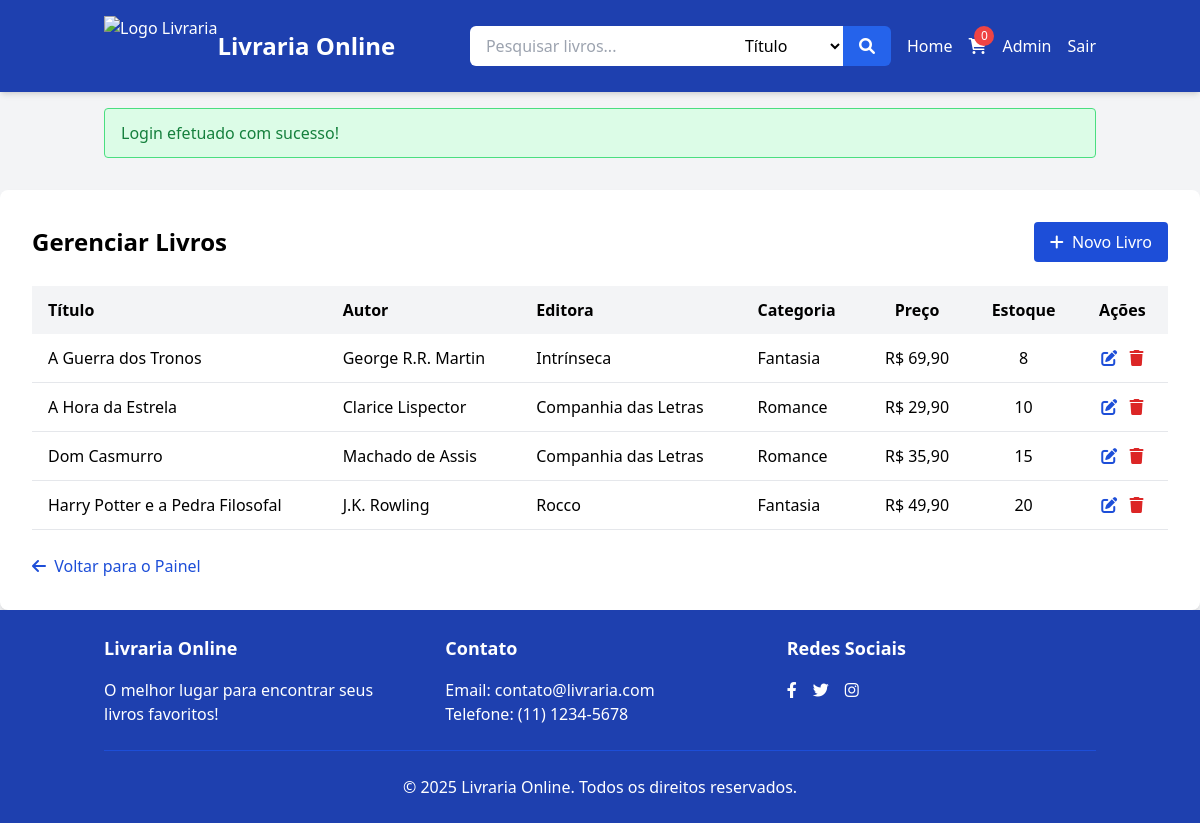
Screenshot of /Notes/Livraria/admin/livros.php (signed in) with the database file from the repository.
### tables this page shows
CREATE TABLE IF NOT EXISTS livros (
    id INT AUTO_INCREMENT PRIMARY KEY,
    titulo VARCHAR(150) NOT NULL,
    id_autor INT,
    id_editora INT,
    id_categoria INT,
    preco DECIMAL(10,2) NOT NULL,
    quantidade_estoque INT DEFAULT 0,
    ano_publicacao INT,
    isbn VARCHAR(20),
    descricao TEXT,
    imagem VARCHAR(255),
    data_cadastro TIMESTAMP DEFAULT CURRENT_TIMESTAMP,
    FOREIGN KEY (id_autor) REFERENCES autores(id),
    FOREIGN KEY (id_editora) REFERENCES editoras(id),
    FOREIGN KEY (id_categoria) REFERENCES categorias(id)
);

CREATE TABLE IF NOT EXISTS autores (
    id INT AUTO_INCREMENT PRIMARY KEY,
    nome VARCHAR(100) NOT NULL,
    biografia TEXT,
    data_cadastro TIMESTAMP DEFAULT CURRENT_TIMESTAMP
);

CREATE TABLE IF NOT EXISTS editoras (
    id INT AUTO_INCREMENT PRIMARY KEY,
    nome VARCHAR(100) NOT NULL,
    descricao TEXT,
    data_cadastro TIMESTAMP DEFAULT CURRENT_TIMESTAMP
);

CREATE TABLE IF NOT EXISTS categorias (
    id INT AUTO_INCREMENT PRIMARY KEY,
    nome VARCHAR(50) NOT NULL,
    descricao TEXT,
    data_cadastro TIMESTAMP DEFAULT CURRENT_TIMESTAMP
);

### Notes/Livraria/admin/livros.php (the view, shortened to what this page needs)
<?php
require_once '../header.php';
$sql = "SELECT l.*, a.nome as autor, e.nome as editora, c.nome as categoria
        FROM livros l
        LEFT JOIN autores a ON l.id_autor = a.id
        LEFT JOIN editoras e ON l.id_editora = e.id
        LEFT JOIN categorias c ON l.id_categoria = c.id
        ORDER BY l.titulo";
$result = mysqli_query($conn, $sql);
$livros = array();
if (mysqli_num_rows($result) > 0) {
    while ($row = mysqli_fetch_assoc($result)) {
        $livros[] = $row;
    }
}
?>
<div class="bg-white rounded-lg shadow-md overflow-hidden">
    <div class="p-6 md:p-8">
        <div class="flex justify-between items-center mb-6">
            <h1 class="text-2xl font-bold">Gerenciar Livros</h1>
            <a href="livro_form.php" class="bg-blue-700 text-white px-4 py-2 rounded hover:bg-blue-800">
                <i class="fas fa-plus mr-1"></i> Novo Livro
            </a>
        </div>
        <?php if (empty($livros)): ?>
            <p class="text-center py-4">Nenhum livro cadastrado.</p>
        <?php else: ?>
            <div class="overflow-x-auto">
                <table class="w-full">
                    <thead class="bg-gray-100">
                        <tr>
                            <th class="py-3 px-4 text-left">Título</th>
                            <th class="py-3 px-4 text-left">Autor</th>
                            <th class="py-3 px-4 text-left">Editora</th>
                            <th class="py-3 px-4 text-left">Categoria</th>
                            <th class="py-3 px-4 text-center">Preço</th>
                            <th class="py-3 px-4 text-center">Estoque</th>
                            <th class="py-3 px-4 text-center">Ações</th>
                        </tr>
                    </thead>
                    <tbody>
                        <?php foreach ($livros as $livro): ?>
                            <tr class="border-b">
                                <td class="py-3 px-4"><?php echo htmlspecialchars($livro['titulo']); ?></td>
                                <td class="py-3 px-4"><?php echo htmlspecialchars($livro['autor']); ?></td>
                                <td class="py-3 px-4"><?php echo htmlspecialchars($livro['editora']); ?></td>
                                <td class="py-3 px-4"><?php echo htmlspecialchars($livro['categoria']); ?></td>
                                <td class="py-3 px-4 text-center">R$ <?php echo number_format($livro['preco'], 2, ',', '.'); ?></td>
                                <td class="py-3 px-4 text-center"><?php echo $livro['quantidade_estoque']; ?></td>
                                <td class="py-3 px-4 text-center">
                                    <a href="livro_form.php?id=<?php echo $livro['id']; ?>" class="text-blue-700 hover:text-blue-900 mx-1">
                                        <i class="fas fa-edit"></i>
                                    </a>
                                    <a href="javascript:void(0);" onclick="confirmarExclusao(<?php echo $livro['id']; ?>)" class="text-red-600 hover:text-red-800 mx-1">
                                        <i class="fas fa-trash"></i>
                                    </a>
                                </td>
                            </tr>
                        <?php endforeach; ?>
                    </tbody>
                </table>
            </div>
        <?php endif; ?>
        <div class="mt-6">
            <a href="index.php" class="text-blue-700 hover:text-blue-900">
                <i class="fas fa-arrow-left mr-1"></i> Voltar para o Painel
            </a>
        </div>
    </div>
</div>
<?php require_once '../footer.php'; ?>

### rows the page displays
livros: titulo "A Guerra dos Tronos", id_autor.nome "George R.R. Martin", id_editora.nome "Intrínseca", id_categoria.nome "Fantasia", preco "69,90", quantidade_estoque "8"
livros: titulo "A Hora da Estrela", id_autor.nome "Clarice Lispector", id_editora.nome "Companhia das Letras", id_categoria.nome "Romance", preco "29,90", quantidade_estoque "10"
livros: titulo "Dom Casmurro", id_autor.nome "Machado de Assis", id_editora.nome "Companhia das Letras", id_categoria.nome "Romance", preco "35,90", quantidade_estoque "15"
livros: titulo "Harry Potter e a Pedra Filosofal", id_autor.nome "J.K. Rowling", id_editora.nome "Rocco", id_categoria.nome "Fantasia", preco "49,90", quantidade_estoque "20"

### other values shown
count($itens) "0"
$_SESSION['message'] "Login efetuado com sucesso!"
